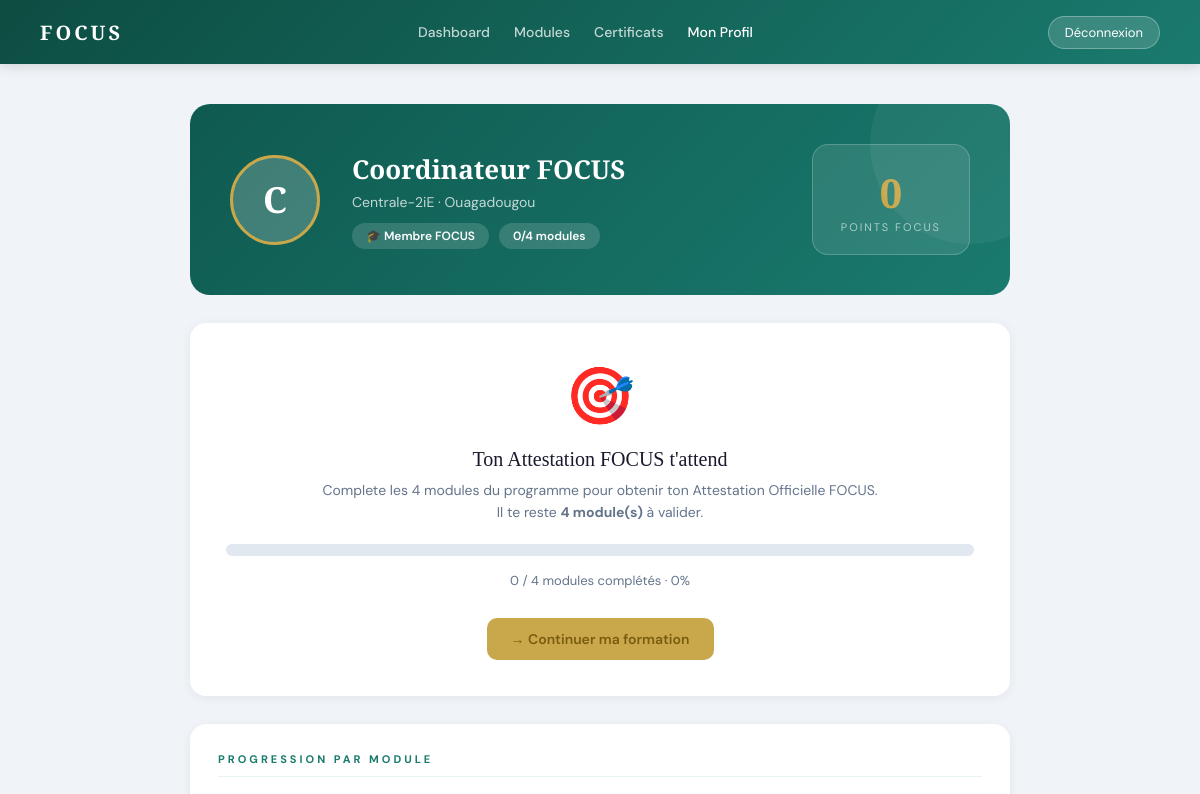
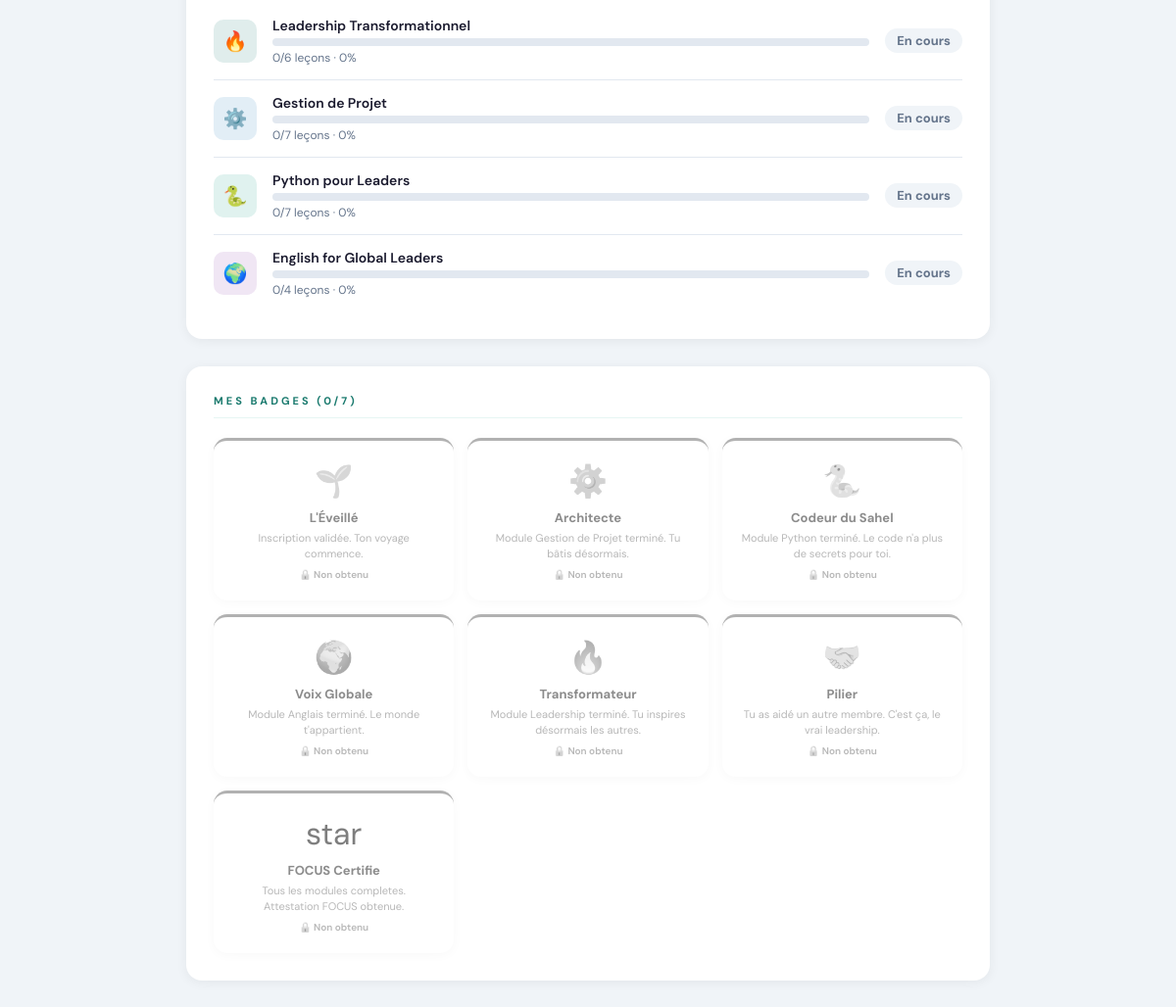
Screenshot of /profile (signed in) with the database file from the repository (2 pictures, top to bottom).
### tables this page shows
CREATE TABLE users (
            id              INTEGER PRIMARY KEY AUTOINCREMENT,
            full_name       TEXT    NOT NULL,
            email           TEXT    NOT NULL UNIQUE,
            password_hash   TEXT    NOT NULL,
            role            TEXT    NOT NULL DEFAULT 'member'
                                    CHECK(role IN ('member', 'admin')),
            establishment   TEXT,
            city            TEXT,
            bio             TEXT,
            avatar_url      TEXT,
            status          TEXT    NOT NULL DEFAULT 'pending'
                                    CHECK(status IN ('pending', 'active', 'suspended')),
            points          INTEGER NOT NULL DEFAULT 0,
            created_at      TEXT    NOT NULL DEFAULT (datetime('now')),
            last_login      TEXT,
            email_verified  INTEGER NOT NULL DEFAULT 0
        );

CREATE TABLE modules (
            id              INTEGER PRIMARY KEY AUTOINCREMENT,
            slug            TEXT    NOT NULL UNIQUE,
            title           TEXT    NOT NULL,
            description     TEXT,
            icon            TEXT,
            color           TEXT    NOT NULL DEFAULT '#1A7A6E',
            order_index     INTEGER NOT NULL DEFAULT 0,
            is_published    INTEGER NOT NULL DEFAULT 1,
            passing_score   INTEGER NOT NULL DEFAULT 70,
            created_at      TEXT    NOT NULL DEFAULT (datetime('now'))
        );

CREATE TABLE badges (
            id              INTEGER PRIMARY KEY AUTOINCREMENT,
            slug            TEXT    NOT NULL UNIQUE,
            name            TEXT    NOT NULL,
            description     TEXT    NOT NULL,
            icon            TEXT    NOT NULL,
            color           TEXT    NOT NULL DEFAULT '#C8A84B',
            trigger_type    TEXT    NOT NULL
                                    CHECK(trigger_type IN (
                                        'registration',
                                        'module_complete',
                                        'helped_member',
                                        'perfect_score',
                                        'streak',
                                        'manual'
                                    )),
            trigger_value   TEXT,
            points_reward   INTEGER NOT NULL DEFAULT 50,
            is_active       INTEGER NOT NULL DEFAULT 1
        );

### app.py (the view)
@app.route('/profile')
def profile():
    user = get_current_user()
    if user is None:
        session.clear()
        return redirect(url_for('login'))
    from attestation_focus import ensure_tables, check_all_modules_completed, issue_global_attestation, get_user_certs_detail
    ensure_tables()
    all_completed, completed_count, total_count = check_all_modules_completed(user['id'])
    progress = get_user_module_progress(user['id'])
    certs = get_user_certs_detail(user['id'])
    cert_map = {c['module_id']: c for c in certs}
    all_badges_list = get_all_badges()
    earned = get_user_badges(user['id'])
    earned_ids = [b['id'] for b in earned]
    uid = issue_global_attestation(user['id']) if all_completed else None
    return render_template('profile.html', user=user,
        all_completed=all_completed, completed_count=completed_count,
        total_count=total_count, progress=progress, cert_map=cert_map,
        all_badges=all_badges_list, earned_badges=earned,
        earned_badge_ids=earned_ids, attestation_uid=uid)

### app.py (called while the page is built)
def get_current_user():
    if "user_id" in session:
        return get_user_by_id(session["user_id"])
    return None

### attestation_focus.py (called while the page is built)
def get_db():
    conn = sqlite3.connect(DB_PATH)
    conn.execute('PRAGMA foreign_keys = ON')
    conn.row_factory = sqlite3.Row
    return conn

def ensure_tables():
    conn = get_db()
    conn.execute('''CREATE TABLE IF NOT EXISTS global_attestations (
        id INTEGER PRIMARY KEY AUTOINCREMENT,
        attestation_uid TEXT NOT NULL UNIQUE,
        user_id INTEGER NOT NULL,
        issued_at TEXT NOT NULL DEFAULT (datetime('now')),
        pdf_path TEXT,
        is_valid INTEGER NOT NULL DEFAULT 1)''')
    conn.commit()
    conn.close()

def check_all_modules_completed(user_id):
    conn = get_db()
    total = conn.execute('SELECT COUNT(*) FROM modules WHERE is_published=1').fetchone()[0]
    completed = conn.execute('SELECT COUNT(*) FROM certificates WHERE user_id=? AND is_valid=1', (user_id,)).fetchone()[0]
    conn.close()
    return completed >= total, completed, total

def get_user_certs_detail(user_id):
    conn = get_db()
    certs = conn.execute('''SELECT c.*, m.title as module_title, m.icon as module_icon, m.color as module_color, m.slug
        FROM certificates c JOIN modules m ON c.module_id = m.id
        WHERE c.user_id=? AND c.is_valid=1 ORDER BY c.issued_at ASC''', (user_id,)).fetchall()
    conn.close()
    return certs

### database/db.py (called while the page is built, shortened)
def get_db():
    conn = sqlite3.connect(DB_PATH)
    conn.execute('PRAGMA foreign_keys = ON')
    conn.row_factory = sqlite3.Row
    return conn

def get_user_by_id(user_id):
    conn = get_db()
    user = conn.execute("SELECT * FROM users WHERE id=?", (user_id,)).fetchone()
    conn.close()
    return user

def get_module_completion_rate(user_id, module_id):
    conn = get_db()
    total = conn.execute(
        "SELECT COUNT(*) FROM lessons WHERE module_id=? AND is_published=1", (module_id,)
    ).fetchone()[0]
    completed = conn.execute("""
        SELECT COUNT(*) FROM user_progress up
        JOIN lessons l ON up.lesson_id = l.id
        WHERE up.user_id=? AND l.module_id=? AND up.status='completed'
    """, (user_id, module_id)).fetchone()[0]
    conn.close()
    pct = round((completed / total * 100) if total > 0 else 0)
    return completed, total, pct

def get_all_badges():
    conn = get_db()
    rows = conn.execute("SELECT * FROM badges WHERE is_active=1").fetchall()
    conn.close()
    return rows

### templates/profile.html (shortened to what this page needs)
<!DOCTYPE html>
<html lang="fr">
<head>
</head>
<body>
<div class="topbar">
  <a href="/dashboard" class="topbar-logo">FOCUS</a>
  <div class="nav-links">
    <a href="/dashboard" class="nav-link">Dashboard</a>
    <a href="/modules" class="nav-link">Modules</a>
    <a href="/certificates" class="nav-link">Certificats</a>
    <a href="/profile" class="nav-link active">Mon Profil</a>
  </div>
  <a href="/logout" class="btn-logout">Déconnexion</a>
</div>
<div class="main">
  <div class="profile-hero">
    <div class="avatar-big">{{ user['full_name'][0].upper() }}</div>
    <div class="profile-info">
      <h1>{{ user['full_name'] }}</h1>
      <p>{{ user['establishment'] or 'FOCUS Member' }}{% if user['city'] %} · {{ user['city'] }}{% endif %}</p>
      <div class="profile-chips">
        <span class="chip">🎓 Membre FOCUS</span>
        <span class="chip">{{ completed_count }}/{{ total_count }} modules</span>
      </div>
    </div>
    <div class="points-big">
      <div class="points-num">{{ user['points'] }}</div>
      <div class="points-label">Points FOCUS</div>
    </div>
  </div>
  {% if all_completed %}
  <div class="attestation-card">
    <div class="attestation-label">✦ Attestation Globale FOCUS</div>
    <div class="attestation-title">🏆 Félicitations {{ user['full_name'].split()[0] }} — Tu es FOCUS Certifié(e) !</div>
    <div class="attestation-desc">
      Tu as complété les 4 modules du programme FOCUS Leadership 2.0 avec succès.<br>
      Ton attestation officielle est prête à être téléchargée et partagée.
    </div>
    <div class="attestation-actions">
      <a href="/attestation/download" class="btn btn-gold">📄 Télécharger l'Attestation PDF</a>
      <a href="/verify/attestation/{{ attestation_uid }}" class="btn btn-outline-white" target="_blank">🔍 Vérifier en ligne</a>
    </div>
  </div>
  {% else %}
  <div class="not-yet-card">
    <div class="not-yet-icon">🎯</div>
    <div class="not-yet-title">Ton Attestation FOCUS t'attend</div>
    <div class="not-yet-sub">
      Complete les {{ total_count }} modules du programme pour obtenir ton Attestation Officielle FOCUS.<br>
      Il te reste <strong>{{ total_count - completed_count }} module(s)</strong> à valider.
    </div>
    <div class="progress-global-bar">
    </div>
    <div class="progress-global-text">{{ completed_count }} / {{ total_count }} modules complétés · {{ (completed_count / total_count * 100)|int }}%</div>
    <br>
    <a href="/modules" class="btn btn-gold" style="display:inline-flex;margin-top:8px">→ Continuer ma formation</a>
  </div>
  {% endif %}
  <div class="progress-card">
    <div class="card-title">Progression par Module</div>
    {% for item in progress %}
    {% set m = item.module %}
    <div class="module-progress-item">
      <div class="mod-icon" style="background:{{ m.color }}22">{{ m.icon }}</div>
      <div class="mod-info">
        <div class="mod-name">{{ m.title }}</div>
        <div class="prog-bar">
        </div>
        <div class="prog-meta">{{ item.completed }}/{{ item.total }} leçons · {{ item.percent }}%</div>
      </div>
      {% set cert = cert_map.get(m.id) %}
      {% if cert %}
      <span class="mod-score score-ok">✅ {{ cert.final_score }}%</span>
      {% else %}
      <span class="mod-score score-pending">En cours</span>
      {% endif %}
    </div>
    {% endfor %}
  </div>
  <div class="progress-card">
    <div class="card-title">Mes Badges ({{ earned_badges|length }}/{{ all_badges|length }})</div>
    <div class="badges-grid">
      {% for badge in all_badges %}
      {% set earned = badge.id in earned_badge_ids %}
      <div class="badge-card {% if earned %}earned{% else %}locked{% endif %}">
        <div class="badge-emoji">{{ badge['icon'] }}</div>
        <div class="badge-name">{{ badge['name'] }}</div>
        <div class="badge-desc">{{ badge['description'] }}</div>
        {% if earned %}
        {% for eb in earned_badges %}
        {% if eb['id'] == badge['id'] %}
        <div class="badge-date">Obtenu le {{ eb['awarded_at'][:10] }}</div>
        {% endif %}
        {% endfor %}
        {% else %}
        <div class="badge-date" style="color:var(--soft)">🔒 Non obtenu</div>
        {% endif %}
      </div>
      {% endfor %}
    </div>
  </div>
</div>
</body>
</html>

### rows the page displays
users: full_name "C", full_name "Coordinateur FOCUS", establishment "Centrale-2iE", city "Ouagadougou", points "0"
modules: icon "🔥", title "Leadership Transformationnel"
modules: icon "⚙️", title "Gestion de Projet"
modules: icon "🐍", title "Python pour Leaders"
modules: icon "🌍", title "English for Global Leaders"
badges: icon "🌱", name "L'Éveillé", description "Inscription validée. Ton voyage commence."
badges: icon "⚙️", name "Architecte", description "Module Gestion de Projet terminé. Tu bâtis désormais."
badges: icon "🐍", name "Codeur du Sahel", description "Module Python terminé. Le code n'a plus de secrets pour toi."
badges: icon "🌍", name "Voix Globale", description "Module Anglais terminé. Le monde t'appartient."
badges: icon "🔥", name "Transformateur", description "Module Leadership terminé. Tu inspires désormais les autres."
badges: icon "🤝", name "Pilier", description "Tu as aidé un autre membre. C'est ça, le vrai leadership."
badges: icon "star", name "FOCUS Certifie", description "Tous les modules completes. Attestation FOCUS obtenue."

### other values shown
{{ completed_count }} "0"
{{ total_count }} "4"
{{ total_count - completed_count }} "4"
{{ (completed_count / total_count * 100)|int }} "0"
{{ item.completed }} "0" "0" "0" "0"
{{ item.total }} "6" "7" "7" "4"
{{ item.percent }} "0" "0" "0" "0"
{{ earned_badges|length }} "0"
{{ all_badges|length }} "7"
